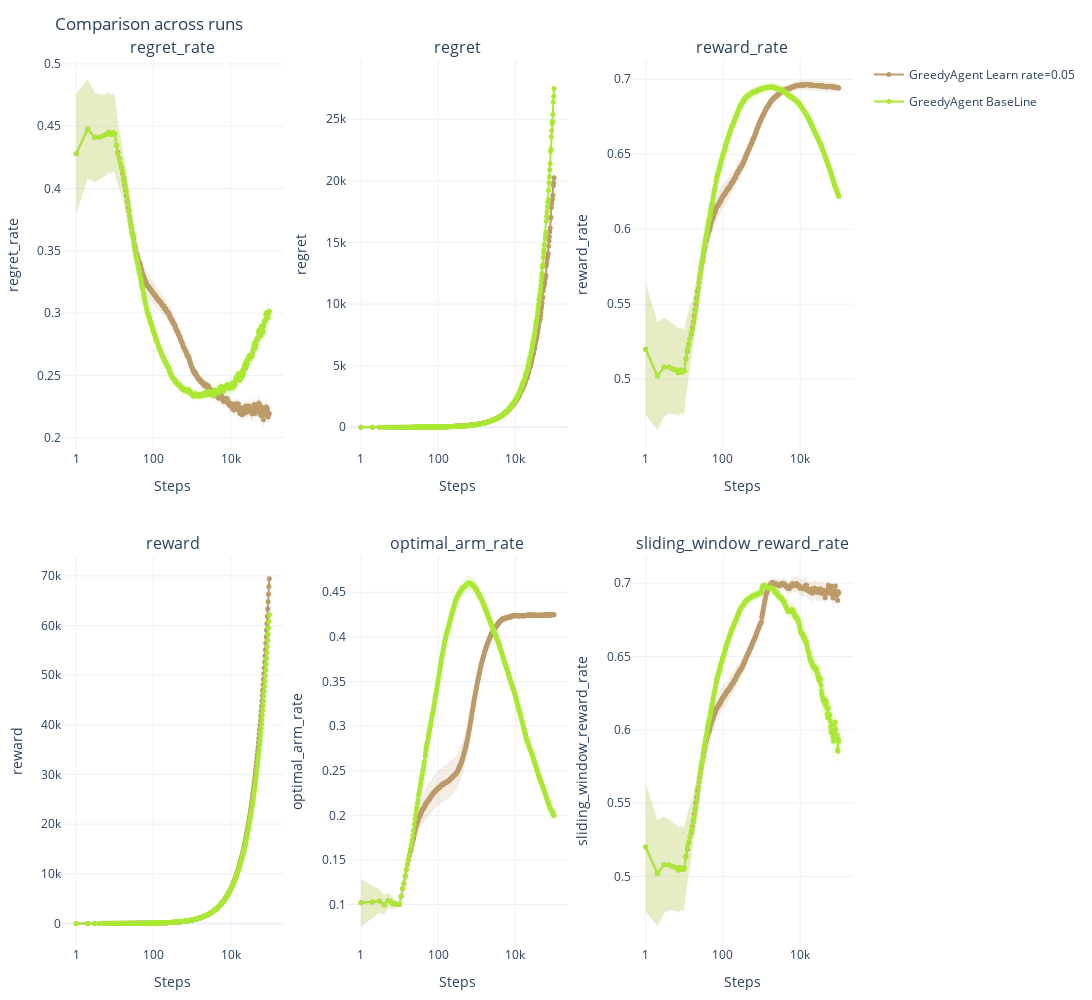

Notebook source saved alongside this figure:
### Code cell
# plot comparison
fig_comparison = plot_comparison(
    runs_data=RESULTS_LIST,
    file_name=ROOT / "results" / "figures" / DATE / f"{EXP_ID}_x_log.html",
    metrics_to_plot=METRIC_LABELS,
    show_intersections=False,
    x_log=True,
    enable_statistical_credibility=True,
)
plot_comparison(
    runs_data=RESULTS_LIST,
    file_name=ROOT / "results" / "figures" / DATE / f"{EXP_ID}_x_log.png",
    metrics_to_plot=METRIC_LABELS,
    show_intersections=False,
    x_log=True,
    enable_statistical_credibility=True,
)
fig_comparison.show()

### Figure 1 — Plotly figure (JSON) as saved in the notebook; plotly's stock layout.template omitted (floating-point values rounded to 4 significant figures; data arrays with more than 128 entries replaced by an {"elided": "..."} marker saying what was removed)
{"data": [{"legendgroup": "GreedyAgent Learn rate=0.05", "line": {"color": "#bc9a69", "width": 2}, "marker": {"color": "#bc9a69", "size": 5}, "mode": "lines+markers", "name": "GreedyAgent Learn rate=0.05", "showlegend": true, "type": "scatter", "x": {"elided": "379 int values"}, "xaxis": "x", "y": {"elided": "379 float values"}, "yaxis": "y"}, {"hoverinfo": "skip", "legendgroup": "GreedyAgent Learn rate=0.05", "line": {"color": "#bc9a69", "width": 0}, "mode": "lines", "name": "GreedyAgent Learn rate=0.05 CI lower", "showlegend": false, "type": "scatter", "x": {"elided": "379 int values"}, "xaxis": "x", "y": {"elided": "379 float values"}, "yaxis": "y"}, {"fill": "tonexty", "fillcolor": "rgba(188,154,105,0.18)", "hoverinfo": "skip", "legendgroup": "GreedyAgent Learn rate=0.05", "line": {"color": "#bc9a69", "width": 0}, "mode": "lines", "name": "GreedyAgent Learn rate=0.05 95% CI", "showlegend": false, "type": "scatter", "x": {"elided": "379 int values"}, "xaxis": "x", "y": {"elided": "379 float values"}, "yaxis": "y"}, {"legendgroup": "GreedyAgent BaseLine", "line": {"color": "#aae833", "width": 2}, "marker": {"color": "#aae833", "size": 5}, "mode": "lines+markers", "name": "GreedyAgent BaseLine", "showlegend": true, "type": "scatter", "x": {"elided": "379 int values"}, "xaxis": "x", "y": {"elided": "379 float values"}, "yaxis": "y"}, {"hoverinfo": "skip", "legendgroup": "GreedyAgent BaseLine", "line": {"color": "#aae833", "width": 0}, "mode": "lines", "name": "GreedyAgent BaseLine CI lower", "showlegend": false, "type": "scatter", "x": {"elided": "379 int values"}, "xaxis": "x", "y": {"elided": "379 float values"}, "yaxis": "y"}, {"fill": "tonexty", "fillcolor": "rgba(170,232,51,0.18)", "hoverinfo": "skip", "legendgroup": "GreedyAgent BaseLine", "line": {"color": "#aae833", "width": 0}, "mode": "lines", "name": "GreedyAgent BaseLine 95% CI", "showlegend": false, "type": "scatter", "x": {"elided": "379 int values"}, "xaxis": "x", "y": {"elided": "379 float values"}, "yaxis": "y"}, {"legendgroup": "GreedyAgent Learn rate=0.05", "line": {"color": "#bc9a69", "width": 2}, "marker": {"color": "#bc9a69", "size": 5}, "mode": "lines+markers", "name": "GreedyAgent Learn rate=0.05", "showlegend": false, "type": "scatter", "x": {"elided": "379 int values"}, "xaxis": "x2", "y": {"elided": "379 float values"}, "yaxis": "y2"}, {"hoverinfo": "skip", "legendgroup": "GreedyAgent Learn rate=0.05", "line": {"color": "#bc9a69", "width": 0}, "mode": "lines", "name": "GreedyAgent Learn rate=0.05 CI lower", "showlegend": false, "type": "scatter", "x": {"elided": "379 int values"}, "xaxis": "x2", "y": {"elided": "379 float values"}, "yaxis": "y2"}, {"fill": "tonexty", "fillcolor": "rgba(188,154,105,0.18)", "hoverinfo": "skip", "legendgroup": "GreedyAgent Learn rate=0.05", "line": {"color": "#bc9a69", "width": 0}, "mode": "lines", "name": "GreedyAgent Learn rate=0.05 95% CI", "showlegend": false, "type": "scatter", "x": {"elided": "379 int values"}, "xaxis": "x2", "y": {"elided": "379 float values"}, "yaxis": "y2"}, {"legendgroup": "GreedyAgent BaseLine", "line": {"color": "#aae833", "width": 2}, "marker": {"color": "#aae833", "size": 5}, "mode": "lines+markers", "name": "GreedyAgent BaseLine", "showlegend": false, "type": "scatter", "x": {"elided": "379 int values"}, "xaxis": "x2", "y": {"elided": "379 float values"}, "yaxis": "y2"}, {"hoverinfo": "skip", "legendgroup": "GreedyAgent BaseLine", "line": {"color": "#aae833", "width": 0}, "mode": "lines", "name": "GreedyAgent BaseLine CI lower", "showlegend": false, "type": "scatter", "x": {"elided": "379 int values"}, "xaxis": "x2", "y": {"elided": "379 float values"}, "yaxis": "y2"}, {"fill": "tonexty", "fillcolor": "rgba(170,232,51,0.18)", "hoverinfo": "skip", "legendgroup": "GreedyAgent BaseLine", "line": {"color": "#aae833", "width": 0}, "mode": "lines", "name": "GreedyAgent BaseLine 95% CI", "showlegend": false, "type": "scatter", "x": {"elided": "379 int values"}, "xaxis": "x2", "y": {"elided": "379 float values"}, "yaxis": "y2"}, {"legendgroup": "GreedyAgent Learn rate=0.05", "line": {"color": "#bc9a69", "width": 2}, "marker": {"color": "#bc9a69", "size": 5}, "mode": "lines+markers", "name": "GreedyAgent Learn rate=0.05", "showlegend": false, "type": "scatter", "x": {"elided": "379 int values"}, "xaxis": "x3", "y": {"elided": "379 float values"}, "yaxis": "y3"}, {"hoverinfo": "skip", "legendgroup": "GreedyAgent Learn rate=0.05", "line": {"color": "#bc9a69", "width": 0}, "mode": "lines", "name": "GreedyAgent Learn rate=0.05 CI lower", "showlegend": false, "type": "scatter", "x": {"elided": "379 int values"}, "xaxis": "x3", "y": {"elided": "379 float values"}, "yaxis": "y3"}, {"fill": "tonexty", "fillcolor": "rgba(188,154,105,0.18)", "hoverinfo": "skip", "legendgroup": "GreedyAgent Learn rate=0.05", "line": {"color": "#bc9a69", "width": 0}, "mode": "lines", "name": "GreedyAgent Learn rate=0.05 95% CI", "showlegend": false, "type": "scatter", "x": {"elided": "379 int values"}, "xaxis": "x3", "y": {"elided": "379 float values"}, "yaxis": "y3"}, {"legendgroup": "GreedyAgent BaseLine", "line": {"color": "#aae833", "width": 2}, "marker": {"color": "#aae833", "size": 5}, "mode": "lines+markers", "name": "GreedyAgent BaseLine", "showlegend": false, "type": "scatter", "x": {"elided": "379 int values"}, "xaxis": "x3", "y": {"elided": "379 float values"}, "yaxis": "y3"}, {"hoverinfo": "skip", "legendgroup": "GreedyAgent BaseLine", "line": {"color": "#aae833", "width": 0}, "mode": "lines", "name": "GreedyAgent BaseLine CI lower", "showlegend": false, "type": "scatter", "x": {"elided": "379 int values"}, "xaxis": "x3", "y": {"elided": "379 float values"}, "yaxis": "y3"}, {"fill": "tonexty", "fillcolor": "rgba(170,232,51,0.18)", "hoverinfo": "skip", "legendgroup": "GreedyAgent BaseLine", "line": {"color": "#aae833", "width": 0}, "mode": "lines", "name": "GreedyAgent BaseLine 95% CI", "showlegend": false, "type": "scatter", "x": {"elided": "379 int values"}, "xaxis": "x3", "y": {"elided": "379 float values"}, "yaxis": "y3"}, {"legendgroup": "GreedyAgent Learn rate=0.05", "line": {"color": "#bc9a69", "width": 2}, "marker": {"color": "#bc9a69", "size": 5}, "mode": "lines+markers", "name": "GreedyAgent Learn rate=0.05", "showlegend": false, "type": "scatter", "x": {"elided": "379 int values"}, "xaxis": "x4", "y": {"elided": "379 float values"}, "yaxis": "y4"}, {"hoverinfo": "skip", "legendgroup": "GreedyAgent Learn rate=0.05", "line": {"color": "#bc9a69", "width": 0}, "mode": "lines", "name": "GreedyAgent Learn rate=0.05 CI lower", "showlegend": false, "type": "scatter", "x": {"elided": "379 int values"}, "xaxis": "x4", "y": {"elided": "379 float values"}, "yaxis": "y4"}, {"fill": "tonexty", "fillcolor": "rgba(188,154,105,0.18)", "hoverinfo": "skip", "legendgroup": "GreedyAgent Learn rate=0.05", "line": {"color": "#bc9a69", "width": 0}, "mode": "lines", "name": "GreedyAgent Learn rate=0.05 95% CI", "showlegend": false, "type": "scatter", "x": {"elided": "379 int values"}, "xaxis": "x4", "y": {"elided": "379 float values"}, "yaxis": "y4"}, {"legendgroup": "GreedyAgent BaseLine", "line": {"color": "#aae833", "width": 2}, "marker": {"color": "#aae833", "size": 5}, "mode": "lines+markers", "name": "GreedyAgent BaseLine", "showlegend": false, "type": "scatter", "x": {"elided": "379 int values"}, "xaxis": "x4", "y": {"elided": "379 float values"}, "yaxis": "y4"}, {"hoverinfo": "skip", "legendgroup": "GreedyAgent BaseLine", "line": {"color": "#aae833", "width": 0}, "mode": "lines", "name": "GreedyAgent BaseLine CI lower", "showlegend": false, "type": "scatter", "x": {"elided": "379 int values"}, "xaxis": "x4", "y": {"elided": "379 float values"}, "yaxis": "y4"}, {"fill": "tonexty", "fillcolor": "rgba(170,232,51,0.18)", "hoverinfo": "skip", "legendgroup": "GreedyAgent BaseLine", "line": {"color": "#aae833", "width": 0}, "mode": "lines", "name": "GreedyAgent BaseLine 95% CI", "showlegend": false, "type": "scatter", "x": {"elided": "379 int values"}, "xaxis": "x4", "y": {"elided": "379 float values"}, "yaxis": "y4"}, {"legendgroup": "GreedyAgent Learn rate=0.05", "line": {"color": "#bc9a69", "width": 2}, "marker": {"color": "#bc9a69", "size": 5}, "mode": "lines+markers", "name": "GreedyAgent Learn rate=0.05", "showlegend": false, "type": "scatter", "x": {"elided": "379 int values"}, "xaxis": "x5", "y": {"elided": "379 float values"}, "yaxis": "y5"}, {"hoverinfo": "skip", "legendgroup": "GreedyAgent Learn rate=0.05", "line": {"color": "#bc9a69", "width": 0}, "mode": "lines", "name": "GreedyAgent Learn rate=0.05 CI lower", "showlegend": false, "type": "scatter", "x": {"elided": "379 int values"}, "xaxis": "x5", "y": {"elided": "379 float values"}, "yaxis": "y5"}, {"fill": "tonexty", "fillcolor": "rgba(188,154,105,0.18)", "hoverinfo": "skip", "legendgroup": "GreedyAgent Learn rate=0.05", "line": {"color": "#bc9a69", "width": 0}, "mode": "lines", "name": "GreedyAgent Learn rate=0.05 95% CI", "showlegend": false, "type": "scatter", "x": {"elided": "379 int values"}, "xaxis": "x5", "y": {"elided": "379 float values"}, "yaxis": "y5"}, {"legendgroup": "GreedyAgent BaseLine", "line": {"color": "#aae833", "width": 2}, "marker": {"color": "#aae833", "size": 5}, "mode": "lines+markers", "name": "GreedyAgent BaseLine", "showlegend": false, "type": "scatter", "x": {"elided": "379 int values"}, "xaxis": "x5", "y": {"elided": "379 float values"}, "yaxis": "y5"}, {"hoverinfo": "skip", "legendgroup": "GreedyAgent BaseLine", "line": {"color": "#aae833", "width": 0}, "mode": "lines", "name": "GreedyAgent BaseLine CI lower", "showlegend": false, "type": "scatter", "x": {"elided": "379 int values"}, "xaxis": "x5", "y": {"elided": "379 float values"}, "yaxis": "y5"}, {"fill": "tonexty", "fillcolor": "rgba(170,232,51,0.18)", "hoverinfo": "skip", "legendgroup": "GreedyAgent BaseLine", "line": {"color": "#aae833", "width": 0}, "mode": "lines", "name": "GreedyAgent BaseLine 95% CI", "showlegend": false, "type": "scatter", "x": {"elided": "379 int values"}, "xaxis": "x5", "y": {"elided": "379 float values"}, "yaxis": "y5"}, {"legendgroup": "GreedyAgent Learn rate=0.05", "line": {"color": "#bc9a69", "width": 2}, "marker": {"color": "#bc9a69", "size": 5}, "mode": "lines+markers", "name": "GreedyAgent Learn rate=0.05", "showlegend": false, "type": "scatter", "x": {"elided": "379 int values"}, "xaxis": "x6", "y": {"elided": "379 float values"}, "yaxis": "y6"}, {"hoverinfo": "skip", "legendgroup": "GreedyAgent Learn rate=0.05", "line": {"color": "#bc9a69", "width": 0}, "mode": "lines", "name": "GreedyAgent Learn rate=0.05 CI lower", "showlegend": false, "type": "scatter", "x": {"elided": "379 int values"}, "xaxis": "x6", "y": {"elided": "379 float values"}, "yaxis": "y6"}, {"fill": "tonexty", "fillcolor": "rgba(188,154,105,0.18)", "hoverinfo": "skip", "legendgroup": "GreedyAgent Learn rate=0.05", "line": {"color": "#bc9a69", "width": 0}, "mode": "lines", "name": "GreedyAgent Learn rate=0.05 95% CI", "showlegend": false, "type": "scatter", "x": {"elided": "379 int values"}, "xaxis": "x6", "y": {"elided": "379 float values"}, "yaxis": "y6"}, {"legendgroup": "GreedyAgent BaseLine", "line": {"color": "#aae833", "width": 2}, "marker": {"color": "#aae833", "size": 5}, "mode": "lines+markers", "name": "GreedyAgent BaseLine", "showlegend": false, "type": "scatter", "x": {"elided": "379 int values"}, "xaxis": "x6", "y": {"elided": "379 float values"}, "yaxis": "y6"}, {"hoverinfo": "skip", "legendgroup": "GreedyAgent BaseLine", "line": {"color": "#aae833", "width": 0}, "mode": "lines", "name": "GreedyAgent BaseLine CI lower", "showlegend": false, "type": "scatter", "x": {"elided": "379 int values"}, "xaxis": "x6", "y": {"elided": "379 float values"}, "yaxis": "y6"}, {"fill": "tonexty", "fillcolor": "rgba(170,232,51,0.18)", "hoverinfo": "skip", "legendgroup": "GreedyAgent BaseLine", "line": {"color": "#aae833", "width": 0}, "mode": "lines", "name": "GreedyAgent BaseLine 95% CI", "showlegend": false, "type": "scatter", "x": {"elided": "379 int values"}, "xaxis": "x6", "y": {"elided": "379 float values"}, "yaxis": "y6"}], "layout": {"annotations": [{"font": {"size": 16}, "showarrow": false, "text": "regret_rate", "x": 0.14, "xanchor": "center", "xref": "paper", "y": 1, "yanchor": "bottom", "yref": "paper"}, {"font": {"size": 16}, "showarrow": false, "text": "regret", "x": 0.5, "xanchor": "center", "xref": "paper", "y": 1, "yanchor": "bottom", "yref": "paper"}, {"font": {"size": 16}, "showarrow": false, "text": "reward_rate", "x": 0.86, "xanchor": "center", "xref": "paper", "y": 1, "yanchor": "bottom", "yref": "paper"}, {"font": {"size": 16}, "showarrow": false, "text": "reward", "x": 0.14, "xanchor": "center", "xref": "paper", "y": 0.44, "yanchor": "bottom", "yref": "paper"}, {"font": {"size": 16}, "showarrow": false, "text": "optimal_arm_rate", "x": 0.5, "xanchor": "center", "xref": "paper", "y": 0.44, "yanchor": "bottom", "yref": "paper"}, {"font": {"size": 16}, "showarrow": false, "text": "sliding_window_reward_rate", "x": 0.86, "xanchor": "center", "xref": "paper", "y": 0.44, "yanchor": "bottom", "yref": "paper"}], "height": 1000, "legend": {"orientation": "v", "tracegroupgap": 8, "x": 1.02, "xanchor": "left", "y": 1, "yanchor": "top"}, "margin": {"b": 50, "l": 60, "r": 120, "t": 60}, "showlegend": true, "title": {"text": "Comparison across runs"}, "width": 2000, "xaxis": {"anchor": "y", "domain": [0, 0.28], "title": {"text": "Steps"}, "type": "log"}, "xaxis2": {"anchor": "y2", "domain": [0.36, 0.64], "title": {"text": "Steps"}, "type": "log"}, "xaxis3": {"anchor": "y3", "domain": [0.72, 1], "title": {"text": "Steps"}, "type": "log"}, "xaxis4": {"anchor": "y4", "domain": [0, 0.28], "title": {"text": "Steps"}, "type": "log"}, "xaxis5": {"anchor": "y5", "domain": [0.36, 0.64], "title": {"text": "Steps"}, "type": "log"}, "xaxis6": {"anchor": "y6", "domain": [0.72, 1], "title": {"text": "Steps"}, "type": "log"}, "yaxis": {"anchor": "x", "domain": [0.56, 1], "title": {"text": "regret_rate"}}, "yaxis2": {"anchor": "x2", "domain": [0.56, 1], "title": {"text": "regret"}}, "yaxis3": {"anchor": "x3", "domain": [0.56, 1], "title": {"text": "reward_rate"}}, "yaxis4": {"anchor": "x4", "domain": [0, 0.44], "title": {"text": "reward"}}, "yaxis5": {"anchor": "x5", "domain": [0, 0.44], "title": {"text": "optimal_arm_rate"}}, "yaxis6": {"anchor": "x6", "domain": [0, 0.44], "title": {"text": "sliding_window_reward_rate"}}}}
